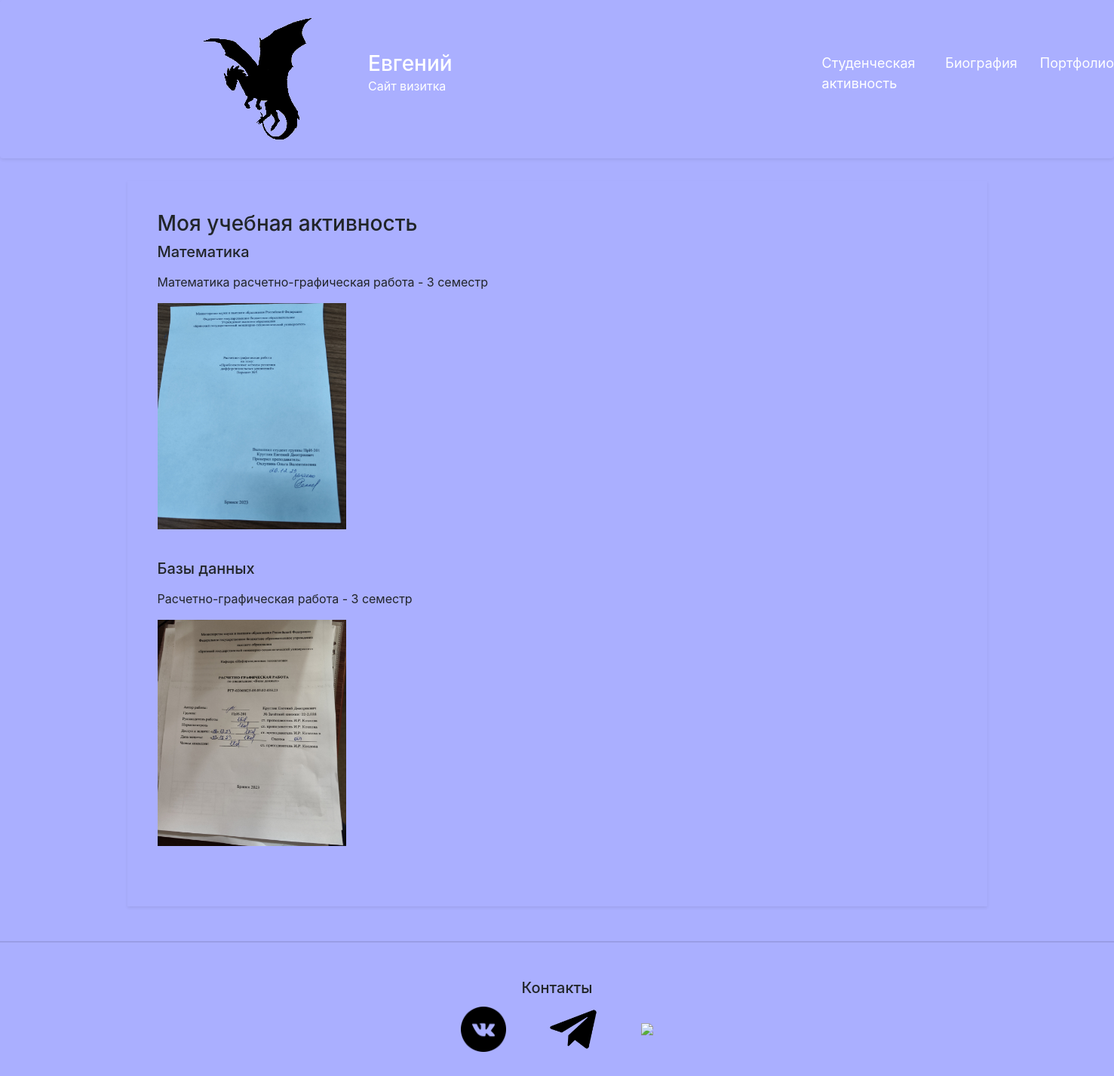
The page /activity_views/Study on the database its author committed.
### mainWindow/models.py (models this page shows)
class Activity_item(models.Model):
    title = models.CharField(max_length=255)
    text = models.TextField()
    activity_view = models.CharField(max_length=255)
    image = models.ImageField(upload_to='photos/')

### mainWindow/views.py (the view, shortened to what this page needs)
# urls.py: path("activity_views/<slug:activity_view>", views.activity_views, name="activity_views"),
def activity_views(request, activity_view):
    flag = False
    act = Activity_item.objects.all()
    zap_view = ""
    for i in act:
        if i.activity_view == activity_view:
            flag = True
            zap_view = i.activity_view
            break
    if(flag):
        new_act = []
        for i in act:
            if i.activity_view == zap_view:
                new_act.append(i)
        data = {
            "title": "Моя учебная активность",
            "activity": new_act,
        }
        return render(request, "activities.html", data)

### mainWindow/templates/activities.html
{% extends 'include/main.html' %}
{% block main_section %}
    <h3>{{title}}</h3>
    {% for act in activity %}
        <h5><p>{{act.title}}</p></h5>
        <p>{{act.text}}</p>
        <img src="{{act.image.url}}" style="width: 250px; height: 300px; margin-bottom: 40px;">
    {% endfor %}
{% endblock main_section %}

### mainWindow/static/mainWindow/css/main.css (style rules this page uses)
.new_body { background-color: #aaafff; }

### rows shown on the page
Activity_item: title "Математика", text "Математика расчетно-графическая работа - 3 семестр", image (picture)
Activity_item: title "Базы данных", text "Расчетно-графическая работа - 3 семестр", image (picture)

### other values the page prints
{{ title }} "Моя учебная активность"
